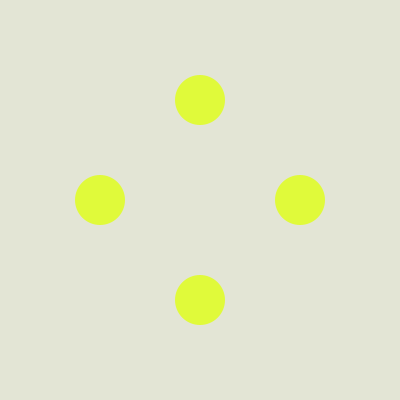
Frame 1 (no input)
Frame 60 (the mouse pressed at the canvas centre just before this capture): identical to frame 1, image omitted
Frame 120 (the mouse held since frame 60 and released just before this capture): identical to frame 1, image omitted

The Processing sketch that drew this single still picture (run headless with seeded random() and noise(); from frame 60 on, the mouse is pressed at the canvas centre):

// Processing sketch: processing_88163
// ── processing_88163.pde

/* homework 5 sijiaw
        copyright 2013 shirley wang */
        

float dia;
float a, b, wd, ht;

void setup ( ) {
  size ( 400, 400 );
  smooth ( );
 
  
  dia = 50;
  wd  = width;
  ht  = height;
  a   = width  / 2;
  b   = height / 2;
  
}

void draw ( ) {
  
  background ( 227, 229, 213 );
  
  circle ( .5  * wd, .25 * ht );
  circle ( .75 * wd, .5  * ht );
  circle ( .5  * wd, .75 * ht );
  circle ( .25 * wd, .5  * ht );
  
  if ( 175 < mouseX && 225 > mouseX && 75 < mouseY && 125 > mouseY ) {
    sqare ( .44 * wd, .19 * ht );
  } else if ( 275 < mouseX && 325 > mouseX && 175 < mouseY && 225 > mouseY) {
    sqare ( .69 * wd, .44 * ht );
  } else if ( 175 < mouseX && 225 > mouseX && 275 < mouseY && 325 > mouseY) {
    sqare ( .44 * wd, .69 * ht );
  } else if ( 75 < mouseX && 125 > mouseX && 175 < mouseY && 225 > mouseY ) {
   sqare ( .19 * wd, .44 * ht);
  }
}

void circle ( float x, float y ) {
  fill ( 224, 250, 58 );
  noStroke ( );
  ellipse ( x, y, dia, dia);
}

void sqare ( float x, float y ) {
  fill ( 227, 90, 53 );
  noStroke ( );
  rect ( x, y, dia, dia );
}
